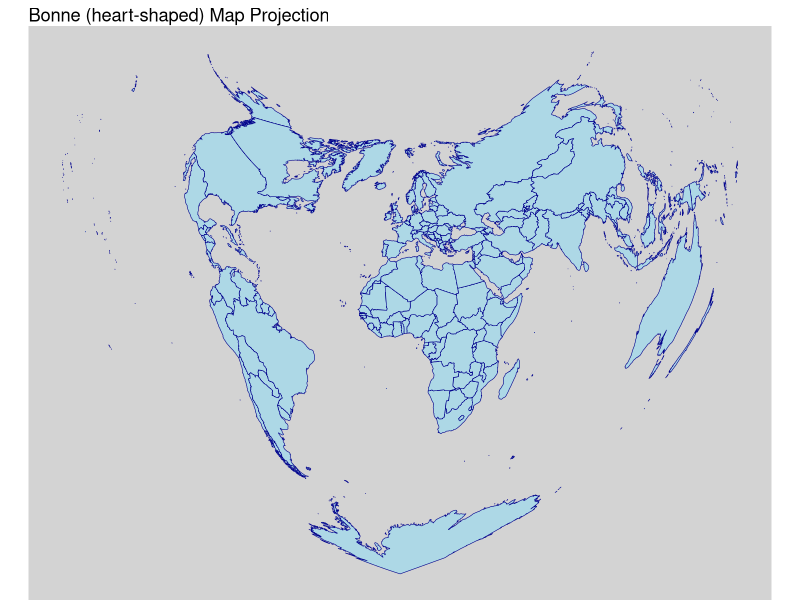

R code for this plot:
# Load libraries
library(sf)
library(ggplot2)
library(rnaturalearth)
library(dplyr)

# Fetch world data
world <- rnaturalearth::ne_countries(scale = "medium", returnclass = "sf")
# Set CRS for the world dataset
st_crs(world) <- 4326  # WGS 84, the default geographic CRS

# Transform the projection to Bonne (heart-shaped)
world_heart <- st_transform(
  world, 
  crs = "+proj=bonne +lat_1=30 +lon_0=-0"
)

# Create the map using ggplot2
ggplot(data = world_heart) +
  geom_sf(fill = "lightblue", color = "darkblue", size = 0.2) +
  theme_void() +
  theme(panel.background = element_rect(fill = "lightgray", color = NA)) +
  labs(title = "Bonne (heart-shaped) Map Projection")
